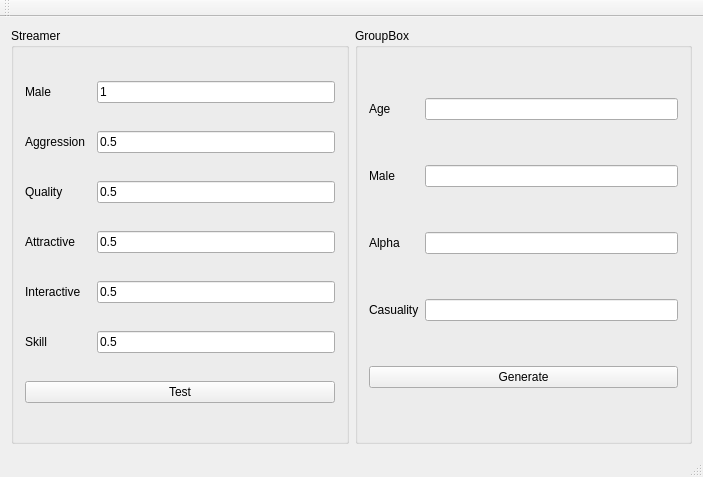
<?xml version="1.0" encoding="UTF-8"?>
<ui version="4.0">
 <class>MainWindow</class>
 <widget class="QMainWindow" name="MainWindow">
  <property name="geometry">
   <rect>
    <x>0</x>
    <y>0</y>
    <width>703</width>
    <height>477</height>
   </rect>
  </property>
  <property name="windowTitle">
   <string>MainWindow</string>
  </property>
  <widget class="QWidget" name="centralWidget">
   <layout class="QGridLayout" name="gridLayout_3">
    <item row="0" column="1">
     <widget class="QGroupBox" name="groupBox_2">
      <property name="title">
       <string>GroupBox</string>
      </property>
      <layout class="QGridLayout" name="gridLayout_2">
       <item row="1" column="1">
        <widget class="QLineEdit" name="lineEdit_8"/>
       </item>
       <item row="3" column="1">
        <widget class="QLineEdit" name="lineEdit_10"/>
       </item>
       <item row="0" column="0">
        <widget class="QLabel" name="label_7">
         <property name="text">
          <string>Age</string>
         </property>
        </widget>
       </item>
       <item row="2" column="0">
        <widget class="QLabel" name="label_9">
         <property name="text">
          <string>Alpha</string>
         </property>
        </widget>
       </item>
       <item row="1" column="0">
        <widget class="QLabel" name="label_8">
         <property name="text">
          <string>Male</string>
         </property>
        </widget>
       </item>
       <item row="3" column="0">
        <widget class="QLabel" name="label_10">
         <property name="text">
          <string>Casuality</string>
         </property>
        </widget>
       </item>
       <item row="2" column="1">
        <widget class="QLineEdit" name="lineEdit_9"/>
       </item>
       <item row="0" column="1">
        <widget class="QLineEdit" name="lineEdit_7"/>
       </item>
       <item row="4" column="0" colspan="2">
        <widget class="QPushButton" name="pushButton_2">
         <property name="text">
          <string>Generate</string>
         </property>
        </widget>
       </item>
      </layout>
     </widget>
    </item>
    <item row="0" column="0">
     <widget class="QGroupBox" name="groupBox">
      <property name="title">
       <string>Streamer</string>
      </property>
      <layout class="QGridLayout" name="gridLayout">
       <item row="4" column="2">
        <widget class="QLineEdit" name="lineEdit_5">
         <property name="text">
          <string>0.5</string>
         </property>
        </widget>
       </item>
       <item row="3" column="2">
        <widget class="QLineEdit" name="lineEdit_4">
         <property name="text">
          <string>0.5</string>
         </property>
        </widget>
       </item>
       <item row="5" column="2">
        <widget class="QLineEdit" name="lineEdit_6">
         <property name="text">
          <string>0.5</string>
         </property>
        </widget>
       </item>
       <item row="5" column="0">
        <widget class="QLabel" name="label_6">
         <property name="text">
          <string>Skill</string>
         </property>
        </widget>
       </item>
       <item row="0" column="2">
        <widget class="QLineEdit" name="lineEdit">
         <property name="text">
          <string>1</string>
         </property>
        </widget>
       </item>
       <item row="1" column="2">
        <widget class="QLineEdit" name="lineEdit_2">
         <property name="text">
          <string>0.5</string>
         </property>
        </widget>
       </item>
       <item row="1" column="0">
        <widget class="QLabel" name="label_2">
         <property name="text">
          <string>Aggression</string>
         </property>
        </widget>
       </item>
       <item row="0" column="0">
        <widget class="QLabel" name="label">
         <property name="text">
          <string>Male</string>
         </property>
        </widget>
       </item>
       <item row="2" column="0">
        <widget class="QLabel" name="label_3">
         <property name="text">
          <string>Quality</string>
         </property>
        </widget>
       </item>
       <item row="3" column="0">
        <widget class="QLabel" name="label_4">
         <property name="text">
          <string>Attractive</string>
         </property>
        </widget>
       </item>
       <item row="2" column="2">
        <widget class="QLineEdit" name="lineEdit_3">
         <property name="text">
          <string>0.5</string>
         </property>
        </widget>
       </item>
       <item row="4" column="0">
        <widget class="QLabel" name="label_5">
         <property name="text">
          <string>Interactive</string>
         </property>
        </widget>
       </item>
       <item row="6" column="0" colspan="3">
        <widget class="QPushButton" name="pushButton_3">
         <property name="text">
          <string>Test</string>
         </property>
        </widget>
       </item>
      </layout>
     </widget>
    </item>
   </layout>
  </widget>
  <widget class="QMenuBar" name="menuBar">
   <property name="geometry">
    <rect>
     <x>0</x>
     <y>0</y>
     <width>703</width>
     <height>25</height>
    </rect>
   </property>
  </widget>
  <widget class="QToolBar" name="mainToolBar">
   <attribute name="toolBarArea">
    <enum>TopToolBarArea</enum>
   </attribute>
   <attribute name="toolBarBreak">
    <bool>false</bool>
   </attribute>
  </widget>
  <widget class="QStatusBar" name="statusBar"/>
 </widget>
 <layoutdefault spacing="6" margin="11"/>
 <resources/>
 <connections/>
</ui>
